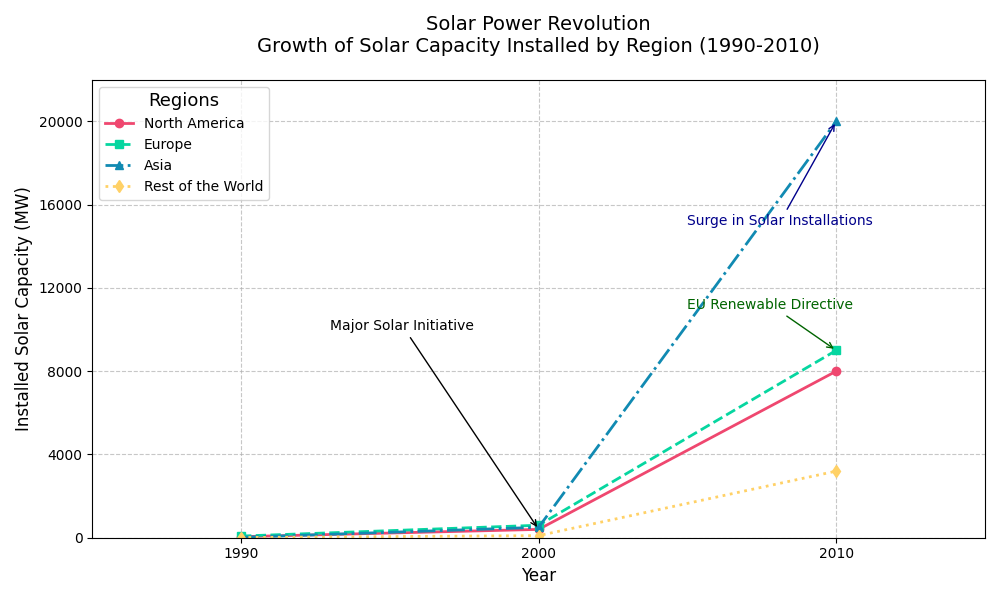

This chart was generated by the following Python code:
import matplotlib.pyplot as plt
import numpy as np

# Backstory:
# Imagine this as a storyline of the "Solar Power Revolution" campaign led by different regions over the three decades of development and uptake of solar power: 1990s, 2000s, and 2010s. Each decade highlights how each region's adoption and installation capacity have grown.

# Define the decades
decades = np.array([1990, 2000, 2010])

# Solar capacity installed (in Megawatts) by regions (manually crafted for the storyline)
north_america = np.array([50, 400, 8000])
europe = np.array([80, 600, 9000])
asia = np.array([20, 500, 20000])
rest_of_the_world = np.array([10, 100, 3200])

# Create the subplot
fig, ax = plt.subplots(figsize=(10, 6))

# Plotting the data
ax.plot(decades, north_america, marker='o', label='North America', linestyle='-', color='#EF476F', linewidth=2)
ax.plot(decades, europe, marker='s', label='Europe', linestyle='--', color='#06D6A0', linewidth=2)
ax.plot(decades, asia, marker='^', label='Asia', linestyle='-.', color='#118AB2', linewidth=2)
ax.plot(decades, rest_of_the_world, marker='d', label='Rest of the World', linestyle=':', color='#FFD166', linewidth=2)

# Title and labels
ax.set_title('Solar Power Revolution\nGrowth of Solar Capacity Installed by Region (1990-2010)', fontsize=14, pad=20)
ax.set_xlabel('Year', fontsize=12)
ax.set_ylabel('Installed Solar Capacity (MW)', fontsize=12)

# Customizing grid, limits, and ticks
ax.grid(True, linestyle='--', alpha=0.7)
ax.set_xlim(1985, 2015)
ax.set_ylim(0, 22000)
ax.set_xticks(decades)
ax.set_yticks(np.arange(0, 22001, 4000))

# Adding annotations for significant milestones
ax.annotate('Major Solar Initiative', 
            xy=(2000, north_america[1]), 
            xytext=(1993, 10000), 
            arrowprops=dict(arrowstyle='->', color='black'), 
            fontsize=10)

ax.annotate('EU Renewable Directive',
            xy=(2010, europe[2]),
            xytext=(2005, europe[2] + 2000),
            arrowprops=dict(arrowstyle='->', color='darkgreen'),
            fontsize=10,
            color='darkgreen')

ax.annotate('Surge in Solar Installations',
            xy=(2010, asia[2]),
            xytext=(2005, asia[2] - 5000),
            arrowprops=dict(arrowstyle='->', color='darkblue'),
            fontsize=10,
            color='darkblue')

# Adding a legend
ax.legend(loc='upper left', fontsize=10, title='Regions', title_fontsize='13')

# Adjust layout to avoid overlapping
plt.tight_layout()

# Display the plot
plt.show()
